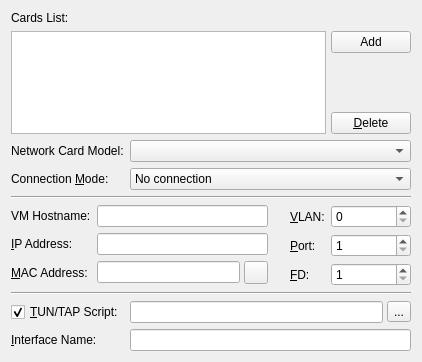
<ui version="4.0" >
 <class>Old_Network_Widget</class>
 <widget class="QWidget" name="Old_Network_Widget" >
  <property name="geometry" >
   <rect>
    <x>0</x>
    <y>0</y>
    <width>419</width>
    <height>362</height>
   </rect>
  </property>
  <property name="windowTitle" >
   <string>Old Network Widget</string>
  </property>
  <layout class="QGridLayout" name="gridLayout_6" >
   <item row="0" column="0" >
    <widget class="QLabel" name="Label_Cards_List" >
     <property name="sizePolicy" >
      <sizepolicy vsizetype="Maximum" hsizetype="Maximum" >
       <horstretch>0</horstretch>
       <verstretch>0</verstretch>
      </sizepolicy>
     </property>
     <property name="text" >
      <string>Cards List:</string>
     </property>
     <property name="buddy" >
      <cstring>Network_Cards_List</cstring>
     </property>
    </widget>
   </item>
   <item row="1" column="0" >
    <layout class="QHBoxLayout" name="horizontalLayout_2" >
     <property name="spacing" >
      <number>5</number>
     </property>
     <item>
      <widget class="QListWidget" name="Network_Cards_List" >
       <property name="sizePolicy" >
        <sizepolicy vsizetype="Ignored" hsizetype="Expanding" >
         <horstretch>0</horstretch>
         <verstretch>0</verstretch>
        </sizepolicy>
       </property>
      </widget>
     </item>
     <item>
      <layout class="QVBoxLayout" name="verticalLayout" >
       <item>
        <widget class="QPushButton" name="Button_Add_Net_Card" >
         <property name="text" >
          <string>Add</string>
         </property>
         <property name="icon" >
          <iconset resource="images.qrc" >
           <normaloff>:/add.png</normaloff>:/add.png</iconset>
         </property>
        </widget>
       </item>
       <item>
        <spacer name="verticalSpacer" >
         <property name="orientation" >
          <enum>Qt::Vertical</enum>
         </property>
         <property name="sizeHint" stdset="0" >
          <size>
           <width>20</width>
           <height>13</height>
          </size>
         </property>
        </spacer>
       </item>
       <item>
        <widget class="QPushButton" name="Button_Delete_Net_Card" >
         <property name="text" >
          <string>&amp;Delete</string>
         </property>
         <property name="icon" >
          <iconset resource="images.qrc" >
           <normaloff>:/remove.png</normaloff>:/remove.png</iconset>
         </property>
        </widget>
       </item>
      </layout>
     </item>
    </layout>
   </item>
   <item row="2" column="0" >
    <widget class="QWidget" native="1" name="Net_Card_Options" >
     <layout class="QGridLayout" name="gridLayout_5" >
      <property name="margin" >
       <number>0</number>
      </property>
      <item row="0" column="0" colspan="3" >
       <layout class="QGridLayout" name="gridLayout" >
        <item row="0" column="0" >
         <widget class="QLabel" name="Label_NetCard_Model" >
          <property name="text" >
           <string>Network Card Model:</string>
          </property>
          <property name="buddy" >
           <cstring>CB_Network_Card_Model</cstring>
          </property>
         </widget>
        </item>
        <item row="0" column="1" >
         <widget class="QComboBox" name="CB_Network_Card_Model" >
          <property name="maxCount" >
           <number>32</number>
          </property>
         </widget>
        </item>
        <item row="1" column="0" >
         <widget class="QLabel" name="Label_Connection_Mode" >
          <property name="sizePolicy" >
           <sizepolicy vsizetype="Preferred" hsizetype="Maximum" >
            <horstretch>0</horstretch>
            <verstretch>0</verstretch>
           </sizepolicy>
          </property>
          <property name="text" >
           <string>Connection &amp;Mode:</string>
          </property>
          <property name="buddy" >
           <cstring>CB_Connection_Mode</cstring>
          </property>
         </widget>
        </item>
        <item row="1" column="1" >
         <widget class="QComboBox" name="CB_Connection_Mode" >
          <property name="sizePolicy" >
           <sizepolicy vsizetype="Fixed" hsizetype="Minimum" >
            <horstretch>0</horstretch>
            <verstretch>0</verstretch>
           </sizepolicy>
          </property>
          <property name="currentIndex" >
           <number>8</number>
          </property>
          <property name="maxCount" >
           <number>32</number>
          </property>
          <item>
           <property name="text" >
            <string>Use the user mode network stack</string>
           </property>
          </item>
          <item>
           <property name="text" >
            <string>Open a TUN/TAP interface</string>
           </property>
          </item>
          <item>
           <property name="text" >
            <string>Use an already open TUN/TAP interface</string>
           </property>
          </item>
          <item>
           <property name="text" >
            <string>Open a listening TCP socket</string>
           </property>
          </item>
          <item>
           <property name="text" >
            <string>Use an already open TCP socket</string>
           </property>
          </item>
          <item>
           <property name="text" >
            <string>Connect to listening TCP socket</string>
           </property>
          </item>
          <item>
           <property name="text" >
            <string>Create shared VLAN via UDP multicast socket</string>
           </property>
          </item>
          <item>
           <property name="text" >
            <string>Use an already open UDP multicast socket</string>
           </property>
          </item>
          <item>
           <property name="text" >
            <string>No connection</string>
           </property>
          </item>
         </widget>
        </item>
       </layout>
      </item>
      <item row="1" column="0" colspan="3" >
       <widget class="Line" name="Line_nc_1" >
        <property name="orientation" >
         <enum>Qt::Horizontal</enum>
        </property>
       </widget>
      </item>
      <item row="2" column="0" >
       <layout class="QGridLayout" name="gridLayout_3" >
        <item row="0" column="0" >
         <widget class="QLabel" name="Label_Host_Name" >
          <property name="text" >
           <string>VM Hostname:</string>
          </property>
          <property name="buddy" >
           <cstring>Edit_Hostname</cstring>
          </property>
         </widget>
        </item>
        <item row="0" column="1" >
         <widget class="QLineEdit" name="Edit_Hostname" />
        </item>
        <item row="1" column="0" >
         <widget class="QLabel" name="Label_IP" >
          <property name="sizePolicy" >
           <sizepolicy vsizetype="Preferred" hsizetype="Maximum" >
            <horstretch>0</horstretch>
            <verstretch>0</verstretch>
           </sizepolicy>
          </property>
          <property name="text" >
           <string>&amp;IP Address:</string>
          </property>
          <property name="buddy" >
           <cstring>Edit_IP_Address</cstring>
          </property>
         </widget>
        </item>
        <item row="1" column="1" >
         <widget class="QLineEdit" name="Edit_IP_Address" >
          <property name="text" >
           <string/>
          </property>
          <property name="maxLength" >
           <number>24</number>
          </property>
          <property name="cursorPosition" >
           <number>0</number>
          </property>
         </widget>
        </item>
        <item row="2" column="0" >
         <widget class="QLabel" name="Label_MAC" >
          <property name="sizePolicy" >
           <sizepolicy vsizetype="Preferred" hsizetype="Maximum" >
            <horstretch>0</horstretch>
            <verstretch>0</verstretch>
           </sizepolicy>
          </property>
          <property name="text" >
           <string>&amp;MAC Address:</string>
          </property>
          <property name="buddy" >
           <cstring>Edit_MAC_Address</cstring>
          </property>
         </widget>
        </item>
        <item row="2" column="1" >
         <layout class="QHBoxLayout" name="horizontalLayout_3" >
          <property name="spacing" >
           <number>4</number>
          </property>
          <item>
           <widget class="QLineEdit" name="Edit_MAC_Address" >
            <property name="text" >
             <string/>
            </property>
            <property name="maxLength" >
             <number>18</number>
            </property>
            <property name="cursorPosition" >
             <number>0</number>
            </property>
           </widget>
          </item>
          <item>
           <widget class="QToolButton" name="TB_Generate_New_MAC" >
            <property name="toolTip" >
             <string>Generate New MAC</string>
            </property>
            <property name="text" >
             <string/>
            </property>
            <property name="icon" >
             <iconset resource="images.qrc" >
              <normaloff>:/update.png</normaloff>:/update.png</iconset>
            </property>
           </widget>
          </item>
         </layout>
        </item>
       </layout>
      </item>
      <item row="2" column="1" >
       <spacer name="horizontalSpacer" >
        <property name="orientation" >
         <enum>Qt::Horizontal</enum>
        </property>
        <property name="sizeType" >
         <enum>QSizePolicy::Fixed</enum>
        </property>
        <property name="sizeHint" stdset="0" >
         <size>
          <width>10</width>
          <height>20</height>
         </size>
        </property>
       </spacer>
      </item>
      <item row="2" column="2" >
       <layout class="QGridLayout" name="gridLayout_2" >
        <item row="0" column="0" >
         <widget class="QLabel" name="Label_VLAN" >
          <property name="text" >
           <string>&amp;VLAN:</string>
          </property>
          <property name="buddy" >
           <cstring>SB_VLAN</cstring>
          </property>
         </widget>
        </item>
        <item row="0" column="1" >
         <widget class="QSpinBox" name="SB_VLAN" >
          <property name="minimumSize" >
           <size>
            <width>80</width>
            <height>0</height>
           </size>
          </property>
          <property name="maximumSize" >
           <size>
            <width>80</width>
            <height>16777215</height>
           </size>
          </property>
         </widget>
        </item>
        <item row="1" column="0" >
         <widget class="QLabel" name="Label_Port" >
          <property name="sizePolicy" >
           <sizepolicy vsizetype="Preferred" hsizetype="Maximum" >
            <horstretch>0</horstretch>
            <verstretch>0</verstretch>
           </sizepolicy>
          </property>
          <property name="text" >
           <string>&amp;Port:</string>
          </property>
          <property name="buddy" >
           <cstring>SB_Port</cstring>
          </property>
         </widget>
        </item>
        <item row="1" column="1" >
         <widget class="QSpinBox" name="SB_Port" >
          <property name="sizePolicy" >
           <sizepolicy vsizetype="Fixed" hsizetype="Fixed" >
            <horstretch>0</horstretch>
            <verstretch>0</verstretch>
           </sizepolicy>
          </property>
          <property name="minimumSize" >
           <size>
            <width>80</width>
            <height>0</height>
           </size>
          </property>
          <property name="maximumSize" >
           <size>
            <width>80</width>
            <height>16777215</height>
           </size>
          </property>
          <property name="minimum" >
           <number>1</number>
          </property>
          <property name="maximum" >
           <number>50000</number>
          </property>
         </widget>
        </item>
        <item row="2" column="0" >
         <widget class="QLabel" name="Label_File_Descriptor" >
          <property name="text" >
           <string>&amp;FD:</string>
          </property>
          <property name="buddy" >
           <cstring>SB_File_Descriptor</cstring>
          </property>
         </widget>
        </item>
        <item row="2" column="1" >
         <widget class="QSpinBox" name="SB_File_Descriptor" >
          <property name="minimumSize" >
           <size>
            <width>80</width>
            <height>0</height>
           </size>
          </property>
          <property name="maximumSize" >
           <size>
            <width>80</width>
            <height>16777215</height>
           </size>
          </property>
          <property name="minimum" >
           <number>1</number>
          </property>
          <property name="maximum" >
           <number>99999999</number>
          </property>
         </widget>
        </item>
       </layout>
      </item>
      <item row="3" column="0" colspan="3" >
       <widget class="Line" name="Line_nc_4" >
        <property name="orientation" >
         <enum>Qt::Horizontal</enum>
        </property>
       </widget>
      </item>
      <item row="4" column="0" colspan="3" >
       <layout class="QGridLayout" name="gridLayout_4" >
        <item row="0" column="0" >
         <widget class="QCheckBox" name="CH_TUN_TAP_Script" >
          <property name="text" >
           <string>&amp;TUN/TAP Script:</string>
          </property>
          <property name="checked" >
           <bool>true</bool>
          </property>
         </widget>
        </item>
        <item row="0" column="1" >
         <layout class="QHBoxLayout" name="horizontalLayout_4" >
          <property name="spacing" >
           <number>4</number>
          </property>
          <item>
           <widget class="QLineEdit" name="Edit_TUN_TAP_Script" />
          </item>
          <item>
           <widget class="QToolButton" name="TB_Browse_TUN_Script" >
            <property name="text" >
             <string>...</string>
            </property>
            <property name="icon" >
             <iconset resource="images.qrc" >
              <normaloff>:/open-file.png</normaloff>:/open-file.png</iconset>
            </property>
           </widget>
          </item>
         </layout>
        </item>
        <item row="1" column="0" >
         <widget class="QLabel" name="Label_If_Name" >
          <property name="text" >
           <string>&amp;Interface Name:</string>
          </property>
          <property name="buddy" >
           <cstring>Edit_Interface_Name</cstring>
          </property>
         </widget>
        </item>
        <item row="1" column="1" >
         <widget class="QLineEdit" name="Edit_Interface_Name" />
        </item>
       </layout>
      </item>
     </layout>
    </widget>
   </item>
  </layout>
 </widget>
 <tabstops>
  <tabstop>Network_Cards_List</tabstop>
  <tabstop>Button_Add_Net_Card</tabstop>
  <tabstop>Button_Delete_Net_Card</tabstop>
  <tabstop>CB_Network_Card_Model</tabstop>
  <tabstop>CB_Connection_Mode</tabstop>
  <tabstop>Edit_Hostname</tabstop>
  <tabstop>Edit_IP_Address</tabstop>
  <tabstop>Edit_MAC_Address</tabstop>
  <tabstop>TB_Generate_New_MAC</tabstop>
  <tabstop>SB_VLAN</tabstop>
  <tabstop>SB_Port</tabstop>
  <tabstop>SB_File_Descriptor</tabstop>
  <tabstop>CH_TUN_TAP_Script</tabstop>
  <tabstop>Edit_TUN_TAP_Script</tabstop>
  <tabstop>TB_Browse_TUN_Script</tabstop>
  <tabstop>Edit_Interface_Name</tabstop>
 </tabstops>
 <resources>
  <include location="images.qrc" />
 </resources>
 <connections/>
</ui>
